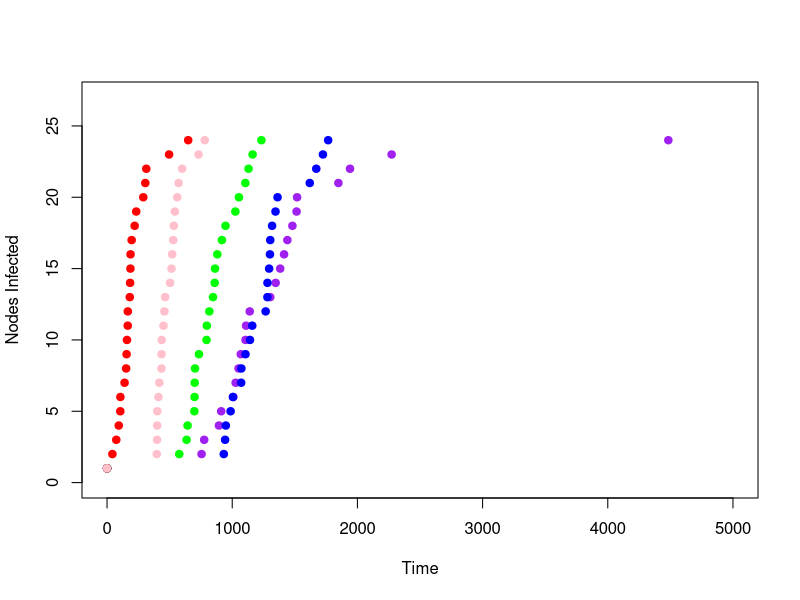
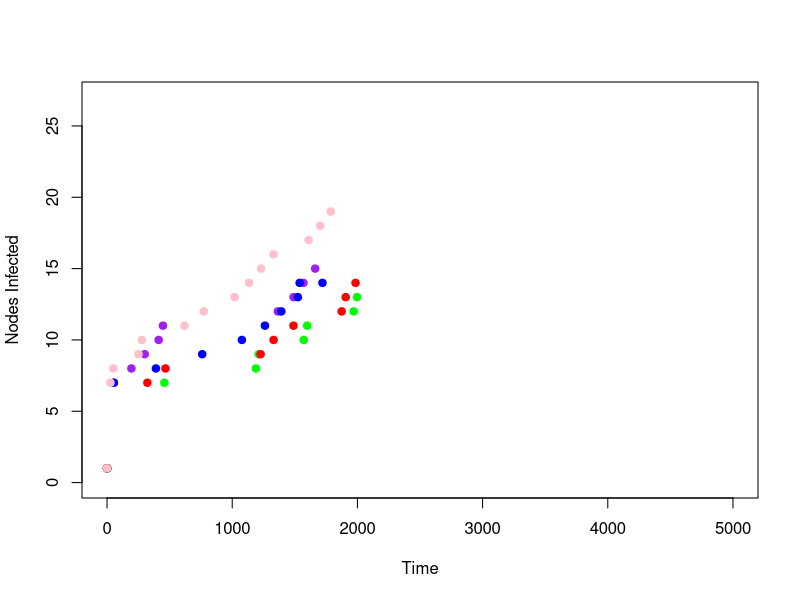
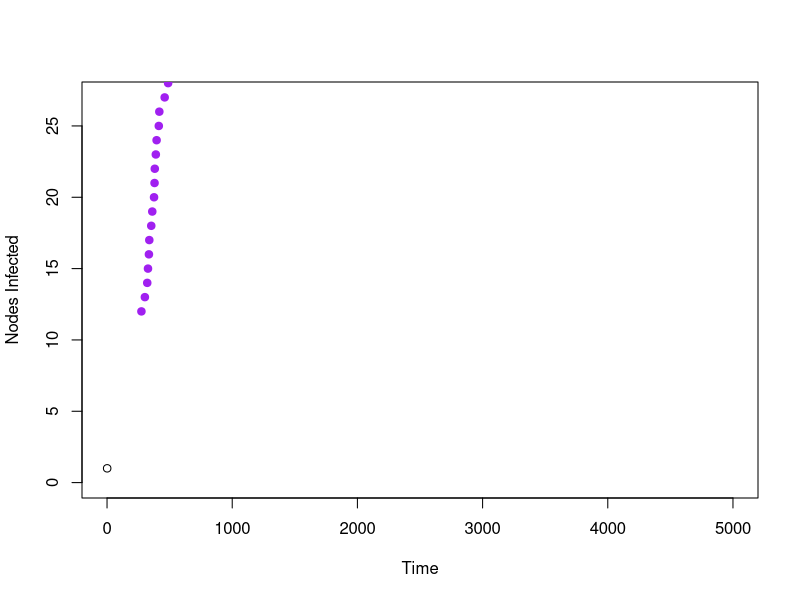

Here is the R script that generated these plots, in order:
## ---- chunk 1
knitr::opts_chunk$set(echo = TRUE)
library('maps'); 
library('geosphere'); 
library(igraph);
## ---- chunk 2
CTMC <- function(G, lambda) # Simulate Continuous Time Markov Chain 
{
  # Input: G (in current state), contagiousness lambda
  # Output: G (state after event), DeltaT: time interval until event
  qi <- rep(0.0, vcount(G));
  qii = 0;
  alive <- FALSE
  for (j in 1:vcount(G))
  {
    if (V(G)$state[j] == 0)
    {
      # count incoming flights from infected neighbors;
      v=0;
      for (nb in neighbors(G,V(G)[j],mode=c("in")) ) 
        if (V(G)$state[nb] ==1 ) v <- v+1;
      qi[j] <- lambda * v; # compute rate q_ij
      if (qi[j] > 0) alive <- TRUE;  # Process is still alive
    }
  }
  qii = sum(qi)  # Rate of leaving the current state i
  
  if (alive)
  {
    # Compute exponential distribution, rate qii
    DeltaT <- rexp(1,qii) 
    # Update graph, select event proportional to rate
    sumprob = 0;
    u <- runif(1);
    for (j in 1:vcount(G))
    {
      previous_sumprob = sumprob;
      if (V(G)$state[j] == 0 && qi[j] != 0)
      {sumprob = sumprob + qi[j]/qii;}
      if (previous_sumprob < u && u <= sumprob) 
        V(G)$state[j]=1;}   # vertex j gets infected
  }
  else
    DeltaT <- Inf; # Infinity; Signals that absorbing state is reached
  
  return(list(first=G, second=DeltaT))
}
## ---- chunk 3
# Load the data (adapt the pathnames)
setwd("./data") # Adapt this to your directory path
airports <- read.csv("Dataset3-Airlines-NODES.csv", header=TRUE) 
flights <- read.csv("Dataset3-Airlines-EDGES.csv", header=TRUE, 
                    as.is=TRUE)
# Select only the big airports
tab <- table(flights$Source)
big.id <- names(tab)[tab>10]
airports <- airports[airports$ID %in% big.id,]
flights  <- flights[flights$Source %in% big.id & 
                      flights$Target %in% big.id, ]
# Plot map of the USA
# In some cases this needs to be added, here: dev.off();   
# map("state", col="grey50", fill=TRUE, bg="blue", lwd=0.1)
# Plot orange edges, eavier edges will be lighter in color.
# col.1 <- adjustcolor("orange red", alpha=0.4)
# col.2 <- adjustcolor("orange", alpha=0.4)
# edge.pal <- colorRampPalette(c(col.1, col.2), alpha = TRUE)
# edge.col <- edge.pal(100)
edgelist = c();
for(i in 1:nrow(flights))  {   # Plot edges
  node1 <- airports[airports$ID == flights[i,]$Source,]
  node2 <- airports[airports$ID == flights[i,]$Target,]
  # arc <- gcIntermediate( 
  #   c(node1[1,]$longitude, 
  #     node1[1,]$latitude), 
  #   c(node2[1,]$longitude, 
  #     node2[1,]$latitude), 
  #   n=1000, addStartEnd=TRUE )
  edge.ind <- round(100*flights[i,]$Freq / max(flights$Freq))
  # lines(arc, col=edge.col[edge.ind], lwd=edge.ind/30)
}  
# ... now start simulation 
colors <- c('purple', 'blue', 'green', 'red', 'pink')
plot(1, xlab="Time", ylab="Nodes Infected", xlim=c(0,5000), ylim=c(0,nrow(airports)))
for (r in 1:5) {
  set.seed(r)
  # initialize edges
  for(i in 1:nrow(flights)) {   
    i1 <- which(airports$ID == flights[i,]$Source)
    i2 <- which(airports$ID == flights[i,]$Target)
    edgelist <- c(edgelist, i1); edgelist <- c(edgelist, i2);}
  G <- graph(edgelist);
  
  # start the simulator from initial state (1st node infected)
  Time = 0; 
  V(G)$state <- 
    c(1,0,0, 0,0,0, 0,0,0,
      0,0,0, 0,0,0, 0,0,0,
      0,0,0, 0,0,0, 0,0,0)
  DeltaT = 0
  points(x=0, y=1, pch=19, col=colors[r])
  while (Time < 20000 & DeltaT != Inf) {
    L <-CTMC(G,0.001); # simulate next event, lambda=0.001
    DeltaT <- L$second; 
    G <- L$first;
    if (DeltaT != Inf)
    {
      Time = Time + DeltaT;
      InfectedNodes <- sum(V(G)$state)
      points(x=Time, y=InfectedNodes, pch=19, col=colors[r])
    } 
  };
  cat('Total Time:', Time, '\n')
}
## ---- chunk 4
CTMC_SIS <- function(G, lambda) # Continuous Time Markov Chain
{
  # Input: G (in current state), contagiousness lambda
  # Output: G (state after event), DeltaT: holding time
  qi <- rep(0.0, vcount(G));
  qii = 0;
  recov <- rep(0.0, vcount(G));
  alive <- FALSE
  for (j in 1:vcount(G))
  {
    if (V(G)$state[j] == 0)
    {
      # count incoming edges from infected neighbors;
      v=0;
      for (nb in neighbors(G,V(G)[j],mode=c("in")) )
        if (V(G)$state[nb] ==1 ) v <- v+1;
        qi[j] <- lambda * v; # compute rate q_ij
        if (qi[j] > 0) alive <- TRUE;# Process is still alive
    }
    else 
    {
      recov[j] = 50.0 * lambda / airports$Visits[j];
      
      
      if (recov[j] > 0) alive <- TRUE;# Process is still alive
    }
    #    else if (V(G)$state[j] == 1)
    # {
    #     qi[j] <- 50.0*lambda/airports$Visits[j]; # rate q_ij
    #     if (qi[j] > 0) alive <- TRUE;# Process is still alive
    # }
  }
  qii = sum(qi)+sum(recov);# Rate of leaving the current state i
  recov_sum = sum(recov);
  if (alive)
  {
    # Compute exponential distribution, rate qii
    DeltaT <- rexp(1,qii)
    # Update graph, select event proportional to rate
    sumprob = 0;
    u <- runif(1);
    for (j in 1:vcount(G))
    {
      previous_sumprob = sumprob;
      if (V(G)$state[j] == 0 && qi[j] != 0)
      {sumprob = sumprob + qi[j]/qii;}
      # else if (V(G)$state[j] == 1)
      # {
      #   sumprob = sumprob + recov[j]/qii;
      # }
      if (previous_sumprob < u && u <= sumprob)
        {if (V(G)$state[j] == 0)
          {V(G)$state[j]=1;}
        else
          {V(G)$state[j]=0;}
        }
    }
  }
  
    if (alive)
  {
    # Compute exponential distribution, rate recov_sum
    DeltaT <- rexp(1,recov_sum)
    # Update graph, select event proportional to rate
    sumprob = 0;
    u <- runif(1);
    for (j in 1:vcount(G))
    {
      previous_sumprob = sumprob;
      if (V(G)$state[j] == 1)
      {
        sumprob = sumprob + recov[j]/recov_sum;
      }
      if (previous_sumprob > u && u >= sumprob)
        # {if (V(G)$state[j] == 0)
        #   {V(G)$state[j]=1;}
        # else
          {V(G)$state[j]=0;}
        }
    }
  
  else
    DeltaT <- Inf; # Infinity; Absorbing state is reached
  return(list(first=G, second=DeltaT))
}

# ... now start simulation 
colors <- c('purple', 'blue', 'green', 'red', 'pink')
plot(1, xlab="Time", ylab="Nodes Infected", xlim=c(0,5000), ylim=c(0,nrow(airports)))
for (r in 1:5) {
  set.seed(r)
  # initialize edges
  for(i in 1:nrow(flights)) {   
    i1 <- which(airports$ID == flights[i,]$Source)
    i2 <- which(airports$ID == flights[i,]$Target)
    edgelist <- c(edgelist, i1); edgelist <- c(edgelist, i2);}
  G <- graph(edgelist);
  
  # start the simulator from initial state (1st node infected)
  Time = 0; 
  V(G)$state <- c(1,1,1, 1,1,1, 0,0,0, 0,0,0, 0,0,0, 0,0,0, 0,0,0, 0,0,0, 0,0,0)
    
  DeltaT = 0
  points(x=0, y=1, pch=19, col=colors[r])
  while (Time < 2000 & DeltaT != Inf) {
    L <-CTMC_SIS(G,0.001); # simulate next event, lambda=0.001
    DeltaT <- L$second; 
    G <- L$first;
    if (DeltaT != Inf)
    {
      Time = Time + DeltaT;
      if (Time <= 2000)
      {
        InfectedNodes <- sum(V(G)$state)
        points(x=Time, y=InfectedNodes, pch=19, col=colors[r])
      } 
    }
  
  };
  cat('Total Time:', Time, '\n')
}

## ---- chunk 5
CTMC <- function(G, lambda) # Continuous Time Markov Chain
{
# Input: G (in current state), contagiousness lambda
# Output: G (state after event), DeltaT: holding time
qi <- rep(0.0, vcount(G));
qii = 0;
alive <- FALSE
for (j in 1:vcount(G))
{
if (V(G)$state[j] == 0)
{
# count incoming edges from infected neighbors;
v=0;
for (nb in neighbors(G,V(G)[j],mode=c("in")) )
if (V(G)$state[nb] ==1 ) v <- v+1;
qi[j] <- lambda * v; # compute rate q_ij
if (qi[j] > 0) alive <- TRUE;# Process is still alive
}
if (V(G)$state[j] == 2)
  {
    qi[j]=0;
    alive<-FALSE;
  }
}
qii = sum(qi)# Rate of leaving the current state i
if (alive)
{
# Compute exponential distribution, rate qii
DeltaT <- rexp(1,qii)
# Update graph, select event proportional to rate
sumprob = 0;
u <- runif(1);
for (j in 1:vcount(G))
{
previous_sumprob = sumprob;
if (V(G)$state[j] == 0 && qi[j] != 0)
{sumprob = sumprob + qi[j]/qii;}
if (previous_sumprob < u && u <= sumprob)
V(G)$state[j]=1;}# vertex j gets infected
}
else
DeltaT <- Inf; # Infinity; Absorbing state is reached
return(list(first=G, second=DeltaT))
}


# ... now start simulation 
#colors <- c('red')
col.1 <- adjustcolor("red")
short.eruptions <- with(faithful, faithful[eruptions < 3, ])
points(short.eruptions, col="red", pch=19)
plot(1, xlab="Time", ylab="Nodes Infected", xlim=c(0,5000), ylim=c(0,nrow(airports)))
  # initialize edges
  for(i in 1:nrow(flights)) {   
    i1 <- which(airports$ID == flights[i,]$Source)
    i2 <- which(airports$ID == flights[i,]$Target)
    edgelist <- c(edgelist, i1); edgelist <- c(edgelist, i2);}
  G <- graph(edgelist);
  
  # start the simulator from initial state (1st node infected)
  Time = 0; 
  V(G)$state <- c(1,2,2, 2,2,2, 0,0,0, 0,0,0, 0,0,0, 0,0,0, 0,0,0, 0,0,0, 0,0,0)
  DeltaT = 0
 # points(x=0, y=1, pch=19, col=colors[r])
  while (Time < 20000 & DeltaT != Inf) {
    L <-CTMC(G,0.001); # simulate next event, lambda=0.001
    DeltaT <- L$second; 
    G <- L$first;
    if (DeltaT != Inf)
    {
      Time = Time + DeltaT;
      InfectedNodes <- sum(V(G)$state)
      points(x=Time, y=InfectedNodes, pch=19, col=colors)
    } 
  };
  cat('Total Time:', Time, '\n')
